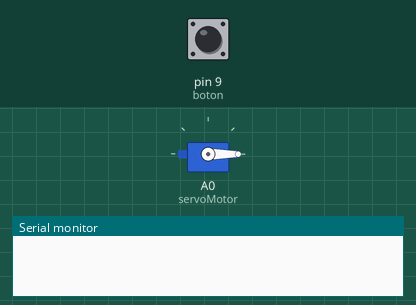
Simulated run of this sketch. Board: Arduino Uno, built with avr-gcc and run on an emulated ATmega328P. On the bench: servo, the last lines printed to the serial monitor. The test bench sets the inputs (shaded band); at power-on: pin 9 (boton) LOW.

Above: at 1.2 s.
1.3 s: pin 9 (boton) pulled HIGH for 1 s
At 1.4 s:
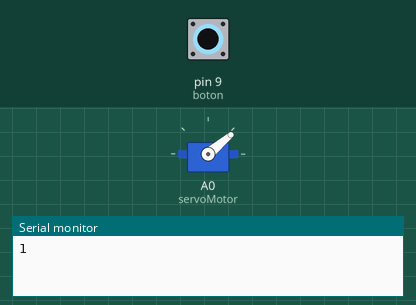
3.8 s: pin 9 (boton) pulled HIGH for 0.15 s
At 5.0 s:
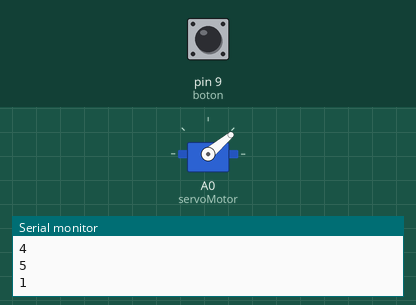
5.4 s: pin 9 (boton) pulled HIGH for 3.2 s
At 9.1 s:
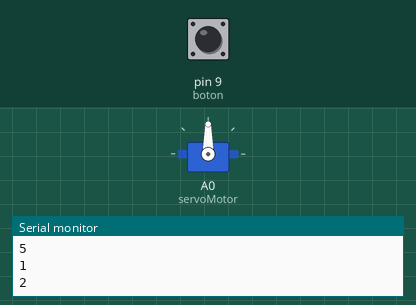
Timing chart, 0 to 10.6 s (numbered marks = the images above; inputs shaded):
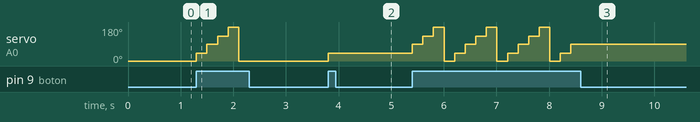

The sketch:

Estaciones-Servomotor.ino
```cpp
/* © Sebastian camacho A.*/
/*código para practica #2 - mantenimiento mecatronico
   hacer "Estaciones con Servo y boton
  ---- 4 Estaciones--- */

#include <Servo.h> //Incluimos la libreria de Servo para poder controlar nuestro Servomotor
Servo servoMotor; //Declaramos nuestro Servomotor
//Declaraciones
int boton = 9; //Declaramos el pin del boton que usaremos (En mi caso fue el pin 9)
int estacion = 0; //Declaramos la variable estacion para usarla mas tarde
int conta = 0; //Declaramos la variable "conta" para usarla como sumatoria
long time = 0; //Declaramos "time" para usarlo en el anti-rebote
int rebote = 200; //Declaramos los ms que va a tener nuestro rebote

void setup()
{
  servoMotor.attach(A0); //Declaramos donde esta conectado nuestro Servomotor (E mi caso A0)
  pinMode(boton, INPUT); //Declaramos el boton de manera INPUT
  servoMotor.write(0); //Colocamos el Servo en 0°, al iniciar el programa
  Serial.begin(9600); //Usaremos serial begin para leer la variable "conta", puedes quitarla o modicar el serial.print
}

void loop()
{

  if( (digitalRead(boton) == 1) && (millis() - time > rebote) ){ //Declaramos si el boton fue seleccionado haz esto↓↓
    time = millis();
    conta++; //conta++ nos ayuda a hacer la sumatoria cda que pulsemos el boton
    Serial.println(conta); //Aqui le decimos a Serial lo que queremos que muestre en el monitor serial, en este caso "conta"
  }

  switch(conta){ //usamos la variable switch para mandar las funciones correspondientes segun el pulso que va
    case 0:
    estacion = 0;
    break;
    case 1:
    estacion = 1;
    break;
    case 2:
    estacion = 2;
    break;
    case 3:
    estacion = 3;
    break;
    case 4:
    estacion = 4;
    break;
    case 5: //como solo tendremos 4 estaciones o grados, al quinto pulso mandamos la variable "conta" de nuevo al inicio "0"
    conta = 0;
    break;

    }

  switch(estacion){ //con switch posicionaremos nuestro servo segun el numero de estacion que lleve el contador
    case 0:
    servoMotor.write(0); //.write nos sirve para indicarle al servomotor que grado° debe posicionarse (cambia los valores por los tuyos)
    break;
    case 1:
    servoMotor.write(40);
    break;
    case 2:
    servoMotor.write(90);
    break;
    case 3:
    servoMotor.write(130);
    break;
    case 4:
    servoMotor.write(180);
    break;
  }
}
/*© Sebastián camacho - 2022 - 2023 - borrar de ser necesario*/
```

Measured:
- after the input at 1.3 s, servo on A0 (servoMotor): 0° → 40° at once, → 90° 0.20 s later, → 130° 0.20 s later, → 180° 0.20 s later, … (5 changes in this stretch)
- after the input at 3.8 s, servo on A0 (servoMotor): 0° → 40° at once
- after the input at 5.4 s, servo on A0 (servoMotor): 40° → 90° at once, then repeats every 1.0 s: 130° 0.20 s, 180° 0.20 s, 0° 0.20 s, 40° 0.20 s, 90° 0.20 s, until it stays 90° from 8.4 s
